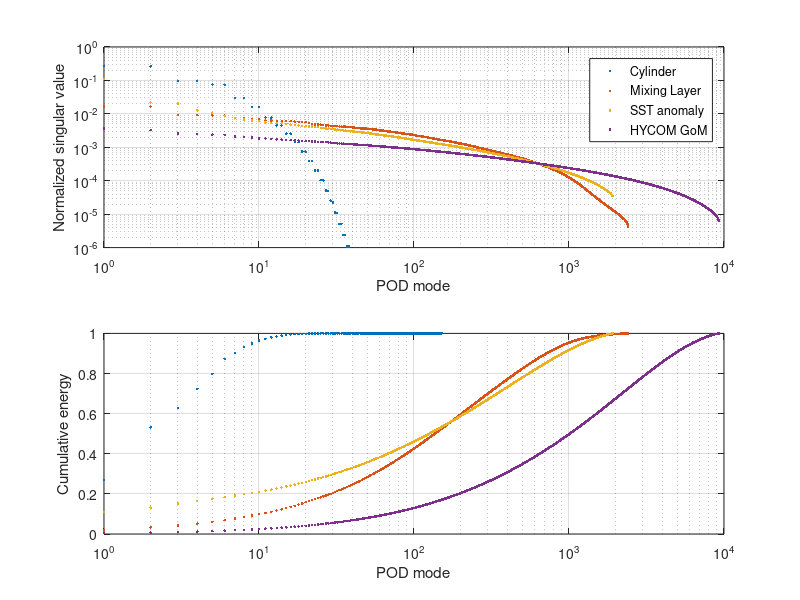

The MATLAB source for this figure: (Note: this script raises an error after producing the figure.)
%% Plot singular value spectrum for all data sets
% Jared Callaham 2018

load('output/sv_spectra.mat')

%% Plot singular value spectra
figure();
subplot(211);
plot(cyl_sv/sum(cyl_sv), '.'); hold on;
plot(mix_sv/sum(mix_sv), '.');
plot(sst_sv/sum(sst_sv), '.');
plot(gom_sv/sum(gom_sv), '.');

set(gca, 'XScale', 'Log'); set(gca, 'YScale', 'Log')
grid on;
xlabel('POD mode')
ylim([1e-6 1])
ylabel('Normalized singular value')
legend('Cylinder', 'Mixing Layer', 'SST anomaly', 'HYCOM GoM')

subplot(212);
plot(cumsum(cyl_sv)/sum(cyl_sv), '.'); hold on;
plot(cumsum(mix_sv)/sum(mix_sv), '.');
plot(cumsum(sst_sv)/sum(sst_sv), '.');
plot(cumsum(gom_sv)/sum(gom_sv), '.');

set(gca, 'XScale', 'Log');
grid on;
xlabel('POD mode')
ylabel('Cumulative energy')

set(gcf,'Position',[300 300 590 650])
if SAVE_FIGS
	saveas(gcf, 'figs/FIG3.svg')
end
